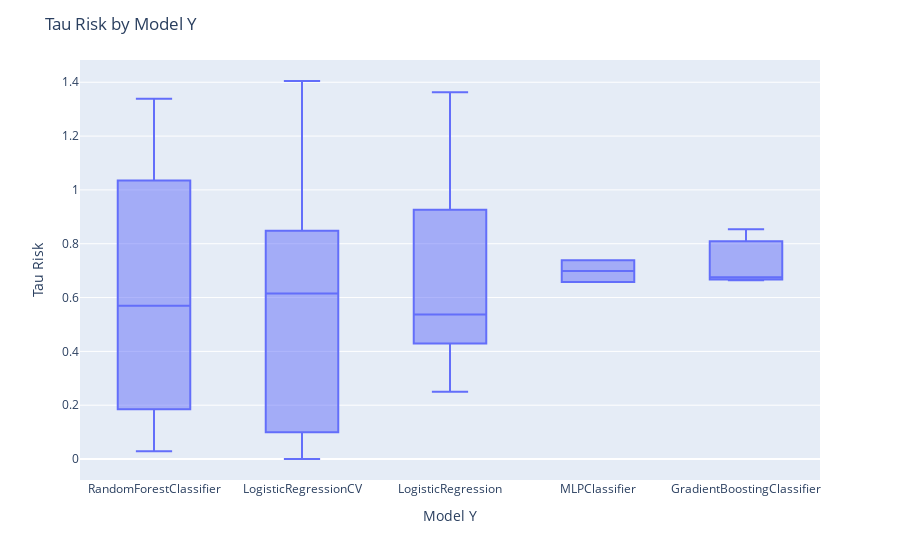

Notebook cell for this chart:
### Code cell
# Create the box plot using Plotly Express
fig = px.box(results_df, x='model_t', y='tao_risk')

# Set the title and axis labels
fig.update_layout(title='Tau Risk by Model Y',
                  xaxis_title='Model Y',
                  yaxis_title='Tau Risk')

# Show the plot
fig.show()

### Figure 1 — Plotly figure (JSON) as saved in the notebook; plotly's stock layout.template omitted (floating-point values rounded to 4 significant figures)
{"data": [{"alignmentgroup": "True", "hovertemplate": "model_t=%{x}<br>tao_risk=%{y}<extra></extra>", "legendgroup": "", "marker": {"color": "#636efa"}, "name": "", "notched": false, "offsetgroup": "", "orientation": "v", "showlegend": false, "type": "box", "x": ["RandomForestClassifier", "LogisticRegressionCV", "LogisticRegressionCV", "LogisticRegression", "LogisticRegression", "LogisticRegression", "LogisticRegression", "LogisticRegressionCV", "LogisticRegressionCV", "LogisticRegression", "RandomForestClassifier", "RandomForestClassifier", "RandomForestClassifier", "LogisticRegression", "RandomForestClassifier", "LogisticRegressionCV", "LogisticRegressionCV", "LogisticRegressionCV", "LogisticRegressionCV", "RandomForestClassifier", "RandomForestClassifier", "LogisticRegressionCV", "RandomForestClassifier", "LogisticRegressionCV", "LogisticRegressionCV", "MLPClassifier", "GradientBoostingClassifier", "GradientBoostingClassifier", "LogisticRegressionCV", "LogisticRegressionCV", "MLPClassifier", "LogisticRegressionCV", "LogisticRegression", "RandomForestClassifier", "LogisticRegression", "LogisticRegressionCV", "RandomForestClassifier", "LogisticRegressionCV", "GradientBoostingClassifier", "LogisticRegressionCV", "LogisticRegressionCV", "LogisticRegressionCV", "LogisticRegressionCV", "LogisticRegressionCV", "RandomForestClassifier", "RandomForestClassifier", "RandomForestClassifier", "LogisticRegressionCV", "RandomForestClassifier", "LogisticRegressionCV", "LogisticRegression", "LogisticRegressionCV", "RandomForestClassifier", "LogisticRegression", "RandomForestClassifier", "LogisticRegressionCV", "LogisticRegressionCV", "RandomForestClassifier", "LogisticRegression", "LogisticRegressionCV", "LogisticRegressionCV", "LogisticRegressionCV", "LogisticRegressionCV", "LogisticRegressionCV", "LogisticRegressionCV", "RandomForestClassifier", "LogisticRegressionCV", "LogisticRegressionCV", "LogisticRegressionCV", "RandomForestClassifier", "LogisticRegressionCV", "LogisticRegressionCV", "LogisticRegressionCV", "RandomForestClassifier", "RandomForestClassifier", "RandomForestClassifier", "RandomForestClassifier", "RandomForestClassifier", "LogisticRegression", "LogisticRegression"], "x0": " ", "xaxis": "x", "y": [0.02844, 0.258, 0.3348, 0.3876, 0.4438, 0.4484, 0.5044, 0.5062, 0.525, 0.5368, 0.5398, 0.5574, 0.5612, 0.5681, 0.5777, 0.5806, 0.5928, 0.6132, 0.6168, 0.6258, 0.1716, 0.5183, 0.6274, 0.6433, 0.6516, 0.6582, 0.6642, 0.6758, 0.7021, 0.7209, 0.7386, 0.7582, 0.7776, 0.7785, 0.8135, 0.8311, 0.8362, 0.8485, 0.854, 0.8747, 0.631, 0.7158, 0.9144, 0.9605, 0.9989, 1.07, 1.087, 1.128, 1.197, 1.233, 1.263, 1.264, 1.267, 1.278, 1.313, 1.328, 1.331, 1.339, 1.363, 1.405, 9.191e-05, 0.003802, 0.01683, 0.01742, 0.02854, 0.03905, 0.0422, 0.04848, 0.06208, 0.09378, 0.09635, 0.09987, 0.104, 0.1541, 0.1813, 0.1887, 0.2161, 0.2332, 0.2504, 0.2741], "y0": " ", "yaxis": "y"}], "layout": {"boxmode": "group", "legend": {"tracegroupgap": 0}, "margin": {"t": 60}, "title": {"text": "Tau Risk by Model Y"}, "xaxis": {"anchor": "y", "domain": [0, 1], "title": {"text": "Model Y"}}, "yaxis": {"anchor": "x", "domain": [0, 1], "title": {"text": "Tau Risk"}}}}
